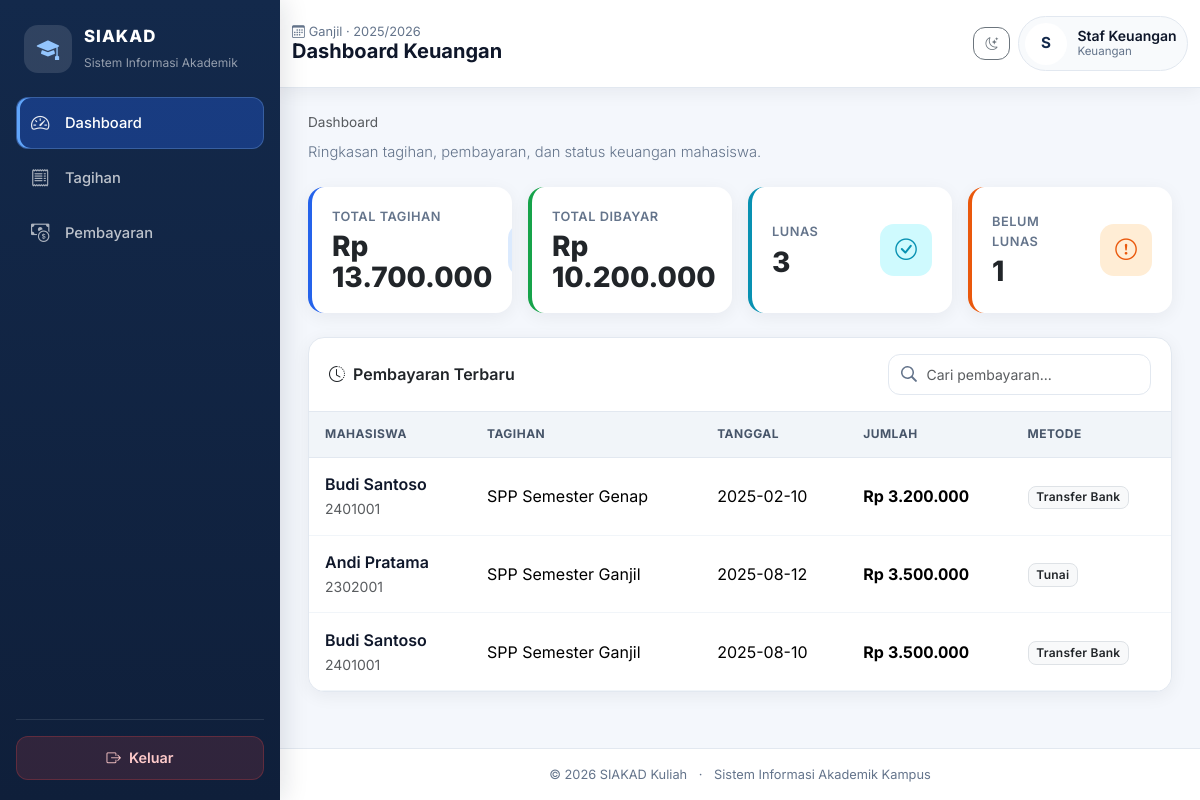
/keuangan/dashboard.php (signed in), run on the app's committed database.
### tables this page shows
CREATE TABLE semester_aktif (
  id INT AUTO_INCREMENT PRIMARY KEY,
  semester ENUM('Ganjil','Genap') NOT NULL,
  tahun_akademik VARCHAR(20) NOT NULL,
  status ENUM('aktif','nonaktif') NOT NULL DEFAULT 'nonaktif',
  created_at TIMESTAMP DEFAULT CURRENT_TIMESTAMP,
  KEY idx_status (status)
);

CREATE TABLE pembayaran (
  id INT AUTO_INCREMENT PRIMARY KEY,
  tagihan_id INT NOT NULL,
  mahasiswa_id INT NOT NULL,
  tanggal_bayar DATE NOT NULL,
  jumlah_bayar DECIMAL(12,2) NOT NULL,
  metode VARCHAR(60) NOT NULL,
  keterangan VARCHAR(255) DEFAULT NULL,
  created_at TIMESTAMP DEFAULT CURRENT_TIMESTAMP,
  CONSTRAINT fk_pembayaran_tagihan FOREIGN KEY (tagihan_id) REFERENCES tagihan(id) ON DELETE CASCADE,
  CONSTRAINT fk_pembayaran_mahasiswa FOREIGN KEY (mahasiswa_id) REFERENCES mahasiswa(id) ON DELETE CASCADE
);

CREATE TABLE mahasiswa (
  id INT AUTO_INCREMENT PRIMARY KEY,
  user_id INT NOT NULL UNIQUE,
  nim VARCHAR(30) NOT NULL UNIQUE,
  nama VARCHAR(120) NOT NULL,
  email VARCHAR(120) NOT NULL,
  program_studi_id INT NOT NULL,
  angkatan VARCHAR(10) NOT NULL,
  foto VARCHAR(255) DEFAULT NULL,
  status ENUM('aktif','nonaktif') NOT NULL DEFAULT 'aktif',
  dosen_wali_id INT DEFAULT NULL,
  created_at TIMESTAMP DEFAULT CURRENT_TIMESTAMP,
  updated_at TIMESTAMP DEFAULT CURRENT_TIMESTAMP ON UPDATE CURRENT_TIMESTAMP,
  CONSTRAINT fk_mahasiswa_user FOREIGN KEY (user_id) REFERENCES users(id) ON DELETE CASCADE,
  CONSTRAINT fk_mahasiswa_prodi FOREIGN KEY (program_studi_id) REFERENCES program_studi(id) ON DELETE RESTRICT,
  CONSTRAINT fk_mahasiswa_dosen_wali FOREIGN KEY (dosen_wali_id) REFERENCES dosen(id) ON DELETE SET NULL
);

CREATE TABLE tagihan (
  id INT AUTO_INCREMENT PRIMARY KEY,
  mahasiswa_id INT NOT NULL,
  semester ENUM('Ganjil','Genap') NOT NULL,
  tahun_akademik VARCHAR(20) NOT NULL,
  jenis VARCHAR(100) NOT NULL DEFAULT 'SPP',
  jumlah DECIMAL(12,2) NOT NULL,
  status ENUM('belum_lunas','lunas') NOT NULL DEFAULT 'belum_lunas',
  jatuh_tempo DATE DEFAULT NULL,
  created_at TIMESTAMP DEFAULT CURRENT_TIMESTAMP,
  updated_at TIMESTAMP DEFAULT CURRENT_TIMESTAMP ON UPDATE CURRENT_TIMESTAMP,
  CONSTRAINT fk_tagihan_mahasiswa FOREIGN KEY (mahasiswa_id) REFERENCES mahasiswa(id) ON DELETE CASCADE
);

### config/database.php (called while the page is built, shortened)
<?php
function db(): PDO
{
    static $pdo = null;
    if ($pdo === null) {
        try {
            $dsn = 'mysql:host=' . DB_HOST . ';dbname=' . DB_NAME . ';charset=utf8mb4';
            $pdo = new PDO($dsn, DB_USER, DB_PASS, [
                PDO::ATTR_ERRMODE => PDO::ERRMODE_EXCEPTION,
                PDO::ATTR_DEFAULT_FETCH_MODE => PDO::FETCH_ASSOC,
                PDO::ATTR_EMULATE_PREPARES => false,
            ]);
        } catch (PDOException $e) {
            http_response_code(500);
            die('<div style="font-family:Arial;padding:24px"><h3>Koneksi database gagal</h3><p>Pastikan MySQL XAMPP aktif, database <b>akademik</b> sudah dibuat/import, dan konfigurasi di <code>config/database.php</code> benar.</p><pre>' . htmlspecialchars($e->getMessage()) . '</pre></div>');
        }
    }
    return $pdo;
}
function base_url(string $path = ''): string
{
    $path = ltrim($path, '/');
    return BASE_URL . ($path !== '' ? '/' . $path : '');
}
function e($value): string
{
    return htmlspecialchars((string)$value, ENT_QUOTES, 'UTF-8');
}

### includes/auth_check.php (called while the page is built, shortened)
<?php
require_once __DIR__ . '/../config/database.php';
function current_user(): ?array
{
    return $_SESSION['user'] ?? null;
}
function role_label(string $role): string
{
    return match ($role) {
        'admin' => 'Admin',
        'mahasiswa' => 'Mahasiswa',
        'dosen' => 'Dosen',
        'kaprodi' => 'Kaprodi',
        'keuangan' => 'Keuangan',
        default => ucfirst($role),
    };
}

### keuangan/dashboard.php (the view, shortened to what this page needs)
<?php
require_once __DIR__ . '/../includes/functions.php';
$pageTitle = 'Dashboard Keuangan';
$breadcrumbs = [['Dashboard', null]];
$totalTagihan = db()->query("SELECT COALESCE(SUM(jumlah),0) total FROM tagihan")->fetch()['total'];
$totalDibayar = db()->query("SELECT COALESCE(SUM(jumlah_bayar),0) total FROM pembayaran")->fetch()['total'];
$lunas = count_rows('tagihan', "status='lunas'");
$belum = count_rows('tagihan', "status='belum_lunas'");
$recent = db()->query("SELECT p.*,m.nama,m.nim,t.jenis FROM pembayaran p JOIN mahasiswa m ON m.id=p.mahasiswa_id JOIN tagihan t ON t.id=p.tagihan_id ORDER BY p.id DESC LIMIT 8")->fetchAll();
include __DIR__ . '/../includes/header.php';
include __DIR__ . '/../includes/sidebar.php';
echo ui_page_header();
?>
<div class="row g-3 mb-4">
    <?= ui_stat_card('Total Tagihan', rupiah($totalTagihan), 'bi-receipt', 'primary') ?>
    <?= ui_stat_card('Total Dibayar', rupiah($totalDibayar), 'bi-cash-stack', 'success') ?>
    <?= ui_stat_card('Lunas', (string)$lunas, 'bi-check-circle', 'info') ?>
    <?= ui_stat_card('Belum Lunas', (string)$belum, 'bi-exclamation-circle', 'orange') ?>
</div>
<div class="card shadow-sm">
    <div class="card-header d-flex flex-wrap justify-content-between align-items-center gap-2">
        <span><i class="bi bi-clock-history me-1"></i> Pembayaran Terbaru</span>
        <?= ui_table_search('tblPembayaranRecent', 'Cari pembayaran...') ?>
    </div>
    <div class="table-responsive">
        <table class="table table-hover align-middle mb-0" id="tblPembayaranRecent">
            <thead><tr><th>Mahasiswa</th><th>Tagihan</th><th>Tanggal</th><th>Jumlah</th><th>Metode</th></tr></thead>
            <tbody>
            <?php foreach ($recent as $r): ?>
                <tr>
                    <td><div class="fw-semibold"><?= e($r['nama']) ?></div><small class="text-muted"><?= e($r['nim']) ?></small></td>
                    <td><?= e($r['jenis']) ?></td>
                    <td><?= e($r['tanggal_bayar']) ?></td>
                    <td class="text-money"><?= rupiah($r['jumlah_bayar']) ?></td>
                    <td><span class="badge text-bg-light text-dark border"><?= e($r['metode']) ?></span></td>
                </tr>
            <?php endforeach; ?>
            </tbody>
        </table>
    </div>
</div>
<?php include __DIR__ . '/../includes/footer.php'; ?>

### includes/sidebar.php (shortened to what this page needs)
<?php
$role = $user['role'] ?? '';
$menus = [
    'admin' => [
        ['Dashboard', 'bi-speedometer2', 'admin/dashboard.php'],
        ['Mahasiswa', 'bi-people', 'admin/mahasiswa.php'],
        ['Dosen', 'bi-person-video3', 'admin/dosen.php'],
        ['Pengguna', 'bi-person-gear', 'admin/pengguna.php'],
        ['Mata Kuliah', 'bi-journal-bookmark', 'admin/mata_kuliah.php'],
        ['Semester Aktif', 'bi-calendar-check', 'admin/semester.php'],
        ['Laporan', 'bi-file-earmark-bar-graph', 'admin/laporan.php'],
    ],
    'mahasiswa' => [
        ['Dashboard', 'bi-speedometer2', 'mahasiswa/dashboard.php'],
        ['KRS', 'bi-card-checklist', 'mahasiswa/krs.php'],
        ['Jadwal', 'bi-calendar-week', 'mahasiswa/jadwal.php'],
        ['Nilai', 'bi-award', 'mahasiswa/nilai.php'],
        ['Transkrip', 'bi-filetype-pdf', 'mahasiswa/transkrip.php'],
        ['Tagihan', 'bi-wallet2', 'mahasiswa/tagihan.php'],
        ['Absensi', 'bi-check2-square', 'mahasiswa/absensi.php'],
        ['E-Learning', 'bi-easel', 'mahasiswa/elearning.php'],
    ],
    'dosen' => [
        ['Dashboard', 'bi-speedometer2', 'dosen/dashboard.php'],
        ['Kelas & KRS', 'bi-collection', 'dosen/kelas.php'],
        ['Input Nilai', 'bi-pencil-square', 'dosen/nilai.php'],
        ['Absensi', 'bi-check2-square', 'dosen/absensi.php'],
        ['Materi', 'bi-upload', 'dosen/materi.php'],
        ['Tugas', 'bi-clipboard-check', 'dosen/tugas.php'],
    ],
    'kaprodi' => [
        ['Dashboard', 'bi-speedometer2', 'kaprodi/dashboard.php'],
        ['Laporan KRS', 'bi-card-checklist', 'kaprodi/laporan_krs.php'],
        ['Laporan Nilai', 'bi-award', 'kaprodi/laporan_nilai.php'],
    ],
    'keuangan' => [
        ['Dashboard', 'bi-speedometer2', 'keuangan/dashboard.php'],
        ['Tagihan', 'bi-receipt', 'keuangan/tagihan.php'],
        ['Pembayaran', 'bi-cash-coin', 'keuangan/pembayaran.php'],
    ],
];
$current = trim(str_replace(BASE_URL, '', parse_url($_SERVER['REQUEST_URI'] ?? '', PHP_URL_PATH)), '/');
$initial = strtoupper(substr($user['name'] ?? 'U', 0, 1));
?>
<aside class="sidebar" id="sidebar" aria-label="Menu utama">
    <div class="sidebar-inner">
        <div class="brand-box">
            <div class="brand-icon"><i class="bi bi-mortarboard-fill"></i></div>
            <div>
                <div class="brand-title">SIAKAD</div>
                <small>Sistem Informasi Akademik</small>
            </div>
        </div>
        <nav class="nav flex-column sidebar-nav">
            <?php foreach (($menus[$role] ?? []) as $item): [$label, $icon, $url] = $item; $active = $current === $url ? 'active' : ''; ?>
                <a class="nav-link <?= $active ?>" href="<?= base_url($url) ?>">
                    <i class="bi <?= e($icon) ?>"></i><span><?= e($label) ?></span>
                </a>
            <?php endforeach; ?>
        </nav>
        <div class="sidebar-footer">
            <a href="<?= base_url('auth/logout.php') ?>" class="btn-logout">
                <i class="bi bi-box-arrow-right"></i> Keluar
            </a>
        </div>
    </div>
</aside>
<main class="main-content">
    <nav class="topbar navbar navbar-expand-lg sticky-top">
        <div class="container-fluid py-2">
            <div class="page-heading min-w-0">
                <div class="page-subtitle">
                    <i class="bi bi-calendar3 me-1"></i><?= e(semester_aktif_label()) ?>
                </div>
                <h1 class="h5 mb-0 fw-bold text-truncate"><?= e($pageTitle) ?></h1>
            </div>
            <div class="ms-auto d-flex align-items-center gap-2">
                <button class="btn btn-sm btn-outline-secondary" id="darkModeToggle" type="button" data-bs-toggle="tooltip" title="Mode gelap/terang">
                    <i class="bi bi-moon-stars"></i>
                </button>
                <div class="topbar-user d-none d-md-flex">
                    <div class="avatar-sm"><?= e($initial) ?></div>
                    <div class="user-meta min-w-0">
                        <div class="user-name text-truncate"><?= e($user['name'] ?? 'User') ?></div>
                        <div class="user-role"><?= e(role_label($role)) ?></div>
                    </div>
                </div>
            </div>
        </div>
    </nav>
    <div class="content-area">

### data on the page
semester_aktif: semester_aktif_label() "Ganjil · 2025/2026"
pembayaran: mahasiswa.nama "Budi Santoso", mahasiswa.nim "2401001", tagihan.jenis "SPP Semester Genap", tanggal_bayar "2025-02-10", jumlah_bayar "Rp 3.200.000", metode "Transfer Bank"
pembayaran: mahasiswa.nama "Andi Pratama", mahasiswa.nim "2302001", tagihan.jenis "SPP Semester Ganjil", tanggal_bayar "2025-08-12", jumlah_bayar "Rp 3.500.000", metode "Tunai"
pembayaran: mahasiswa.nama "Budi Santoso", mahasiswa.nim "2401001", tagihan.jenis "SPP Semester Ganjil", tanggal_bayar "2025-08-10", jumlah_bayar "Rp 3.500.000", metode "Transfer Bank"

### other printed values
$label "Dashboard"
$label "Tagihan"
$label "Pembayaran"
$pageTitle "Dashboard Keuangan"
$initial "S"
$user['name'] "Staf Keuangan"
role_label($role) "Keuangan"
$desc "Ringkasan tagihan, pembayaran, dan status keuangan mahasiswa."
$label "TOTAL TAGIHAN TOTAL DIBAYAR LUNAS BELUM LUNAS"
$value "Rp 13.700.000 Rp 10.200.000 3 1"
APP_NAME "SIAKAD Kuliah"
